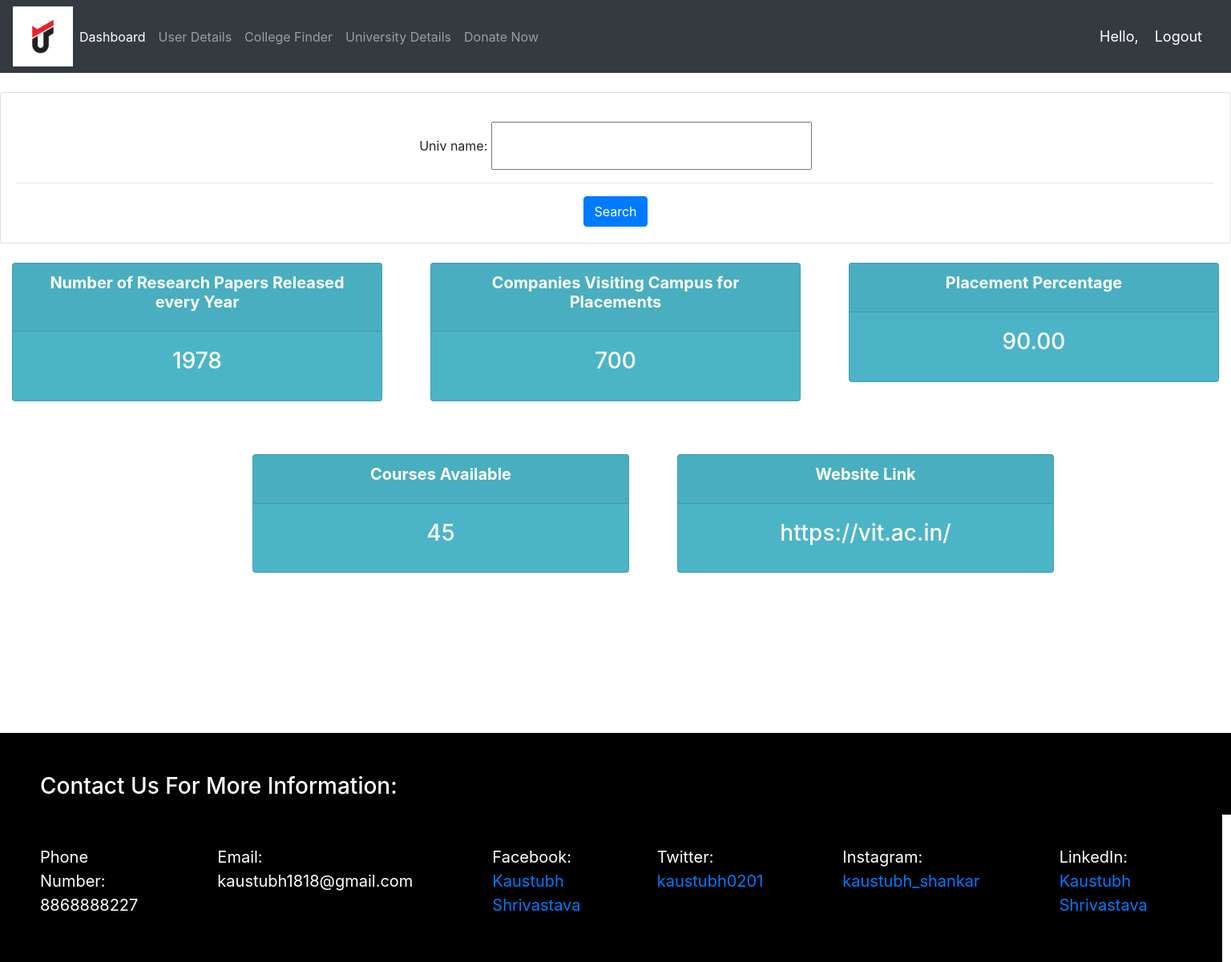
/univDetail/ (signed in), run on the app's committed database.
### students/models.py (models this page shows)
class University_Info(models.Model):
    univ_id = models.CharField(primary_key=True, max_length=200)
    univ_name = models.CharField(max_length=200, null=True)
    research_paper = models.IntegerField(null=True)
    placement_percent = models.DecimalField(null=True, max_digits=4, decimal_places=2)
    courses_available = models.IntegerField(null=True)
    comp_visit = models.IntegerField(null=True)
    avg_place_amt = models.DecimalField(null=True, max_digits=5, decimal_places=2)
    high_place_amt = models.DecimalField(null=True, max_digits=5, decimal_places=2)
    min_place_amt = models.DecimalField(null=True, max_digits=5, decimal_places=2)
    web = models.CharField(max_length=200, null=True)
    def __str__(self):
        return self.univ_name

### students/views.py (the view)
# urls.py: path('univDetail/', views.univDetailPage, name='univ_detail'),
@login_required(login_url='login')
def univDetailPage(request):
    univ = University_Info.objects.all()
    myFil = universityInfoFilter(request.GET, queryset=univ)
    u = myFil.qs
    m = u.first()
    print(m)
    print(myFil)
    print(myFil.form)
    context = {
        'u': u,
        'myFil': myFil,
        'm': m,
    }
    return render(request, 'students/univ_info.html', context)

### students/templates/students/univ_info.html (shortened to what this page needs)
{%  extends 'students/main.html' %}
{% load static %}
{% block content %}
<br>
	<section class="univ-info-s">
	<div class="row">
		<div class="col">
			<div class="card card-body" id="bdy">
				<form method="get">
						<p> {{ myFil.form.as_p }} </p>
						<hr>
				<button class="btn btn-primary" type="submit">Search</button>
			</form>
			</div>
		</div>
	</div>
	<br>
	<div class="row">
			<div class="col">
				<div class="col-md">
					<div class="card text-center text-white mb-3" id = "total-orders">
						<div class="card-header">
							<h5 class="card-title"><b>Number of Research Papers Released every Year</b></h5>
						</div>
						<div class="card-body">
							<h3 class="card-title">{{ m.research_paper }}</h3>
						</div>
					</div>
				</div>
			</div>
			<div class="col">
				<div class="col-md">
					<div class="card text-center text-white mb-3" id = "total-orders">
						<div class="card-header">
							<h5 class="card-title"><b>Companies Visiting Campus for Placements</b></h5>
						</div>
						<div class="card-body">
							<h3 class="card-title">{{ m.comp_visit }} </h3>
						</div>
					</div>
				</div>
			</div>
			<div class="col">
				<div class="col-md">
					<div class="card text-center text-white mb-3" id = "total-orders">
						<div class="card-header">
							<h5 class="card-title"><b>Placement Percentage</b></h5>
						</div>
						<div class="card-body">
							<h3 class="card-title">{{ m.placement_percent }} </h3>
						</div>
					</div>
				</div>
			</div>
		</div>
		<div class="row">
			<div class="col">
				<div class="col-md" id="courses">
					<div class="card text-center text-white mb-3" id = "total-orders">
						<div class="card-header">
							<h5 class="card-title"><b>Courses Available</b></h5>
						</div>
						<div class="card-body">
							<h3 class="card-title">{{ m.courses_available }} </h3>
						</div>
					</div>
				</div>
			</div>
			<div class="col">
				<div class="col-md" id="web">
					<div class="card text-center text-white mb-3" id = "total-orders">
						<div class="card-header">
							<h5 class="card-title"><b>Website Link</b></h5>
						</div>
						<div class="card-body">
							<h3 class="card-title"><a style = "text-decoration: none; color: white;" target="_blank" href = "{{ m.web }}"> {{ m.web }} </a></h3>
						</div>
					</div>
				</div>
			</div>
		</div>
</section>
{% endblock %}

### static/css/main.css (style rules this page uses)
#total-orders { background-color: #4cb4c7; }

### students/templates/students/univ_info.html (style rules this page uses)
.univ-info-s { height: 100vh; }
#id_univ_name { width: 400px; height: 60px; }
#web { width: 500px; margin-top: 50px; }
#courses { width: 500px; margin-left: 300px; margin-top: 50px; }
#bdy { text-align: center; }

### data on the page
University_Info: research_paper "1978", comp_visit "700", placement_percent "90.00", courses_available "45", web "https://vit.ac.in/"
